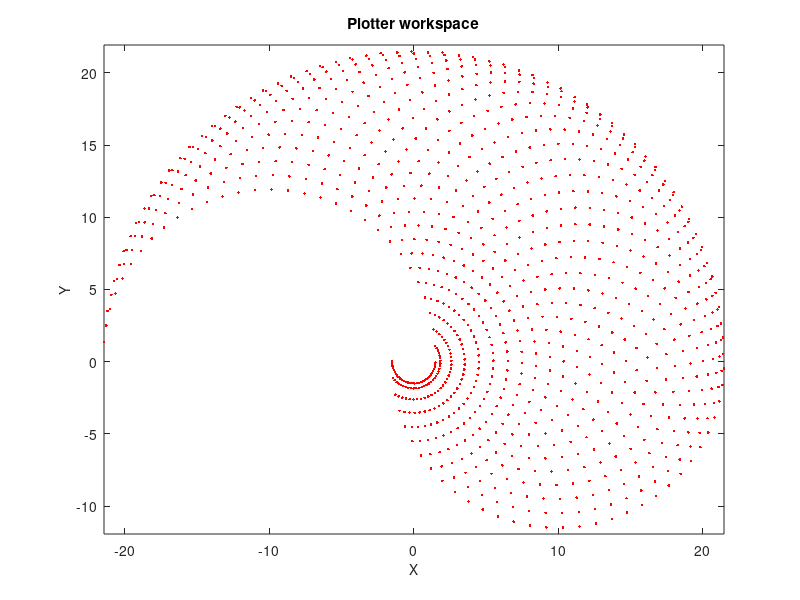

Write MATLAB code to recreate this figure.
% 2D PEN PLOTTER MANIPULATOR SIMULATION

l1 = 10;                        % length of the first link
l2 = 11.5;                      % length of the second link

theta1 = 0: 0.1: pi;      % array declaration with starting point in 0 and final point in pi/2 with a delta of 0.1
theta2 = -pi: 0.1: 0;

[THETA1, THETA2] = meshgrid(theta1, theta2);

X = l1 * cos(THETA1) + l2 * cos(THETA1 + THETA2);
Y = l1 * sin(THETA1) + l2 * sin(THETA1 + THETA2);

data1 = [X(:) Y(:) THETA1(:)];  % create x-y-theta1 dataset
data2 = [X(:) Y(:) THETA2(:)];  % create x-y-theta2 dataset

%PLOT
plot(X(:), Y(:), 'r.');
axis equal;
xlabel('X', 'FontSize', 10);
ylabel('Y', 'FontSize', 10);
title('Plotter workspace');